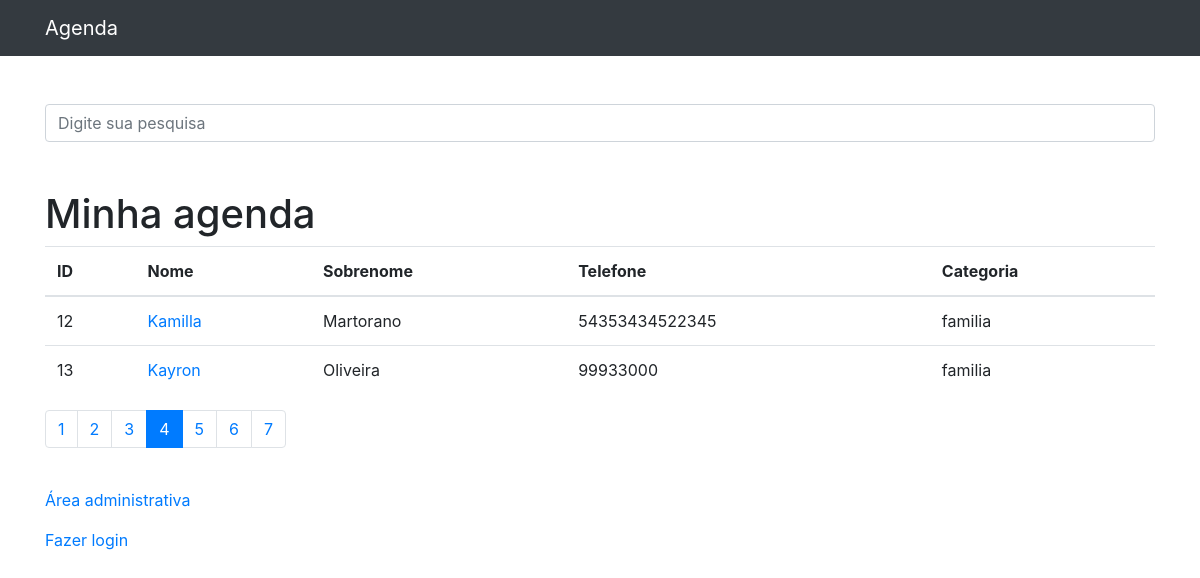
Screenshot of /?p=4& with the database file from the repository.
### contatos/models.py (models this page shows)
class Contato(models.Model):
    nome = models.CharField(max_length=255)
    sobrenome = models.CharField(max_length=255, blank=True)
    telefone = models.CharField(max_length=255)
    email = models.CharField(max_length=255,blank=True)
    data_criacao = models.DateTimeField(default=timezone.now())
    descricao = models.CharField(max_length=255,blank=True)
    categoria = models.ForeignKey(Categoria, on_delete=models.DO_NOTHING)
    mostrar = models.BooleanField(default=True)
    foto = models.ImageField(blank=True, upload_to='fotos/%Y/%m/%d')

class Categoria(models.Model):
    nome = models.CharField(max_length=255)
    def __str__(self):
        return self.nome

### contatos/views.py (the view)
# urls.py: path('', views.index, name='index'),
def index(request):
    contatos = Contato.objects.order_by('nome').filter(
        mostrar=True
    )
    paginator = Paginator(contatos,2)
    page = request.GET.get('p')
    contatos = paginator.get_page(page)
    return render(request,'contatos/index.html',{
        'contatos': contatos
    })

### contatos/templates/contatos/index.html
{% extends 'base.html'%}
{%block 'conteudo'%}
<h1 class="mt-5">Minha agenda</h1>
<table class="table">
  <thead>
    <tr>
      <th>ID</th>
      <th>Nome</th>
      <th>Sobrenome</th>
      <th>Telefone</th>
      <th>Categoria</th>
    </tr>
  </thead>
  <tbody>
    {% for contato in contatos %}
    <tr>
      <td>{{ contato.id }}</td>
      <td>
        <a href="{% url 'ver_contato' contato.id %}"> {{ contato.nome }}</a>
      </td>
      <td>{{ contato.sobrenome }}</td>
      <td>{{ contato.telefone }}</td>
      <td>{{ contato.categoria }}</td>
    </tr>
    {% endfor %}
  </tbody>
</table>
<nav aria-label="Page navigation example">
  <ul class="pagination">
    {% for pagina in contatos.paginator.page_range %}
      {% if contatos.number == pagina %}
        <li class="page-item active"><a class="page-link" href="?p={{ pagina }}&{{ request.GET.termo }}">{{ pagina }}</a></li>
      {% else %}
        <li class="page-item"><a class="page-link" href="?p={{ pagina }}&{{ request.GET.termo }}">{{ pagina }}</a></li>
      {%endif%}
    {%endfor%}
  </ul>
</nav>
<br>
<p>
  <a href="http://127.0.0.1:8000/admin/">Área administrativa</a>
</p>
<p>
  <a href="{% url 'login' %}">Fazer login</a>
</p>
{%endblock%}

### rows the page displays
Contato: id "12", nome "Kamilla", sobrenome "Martorano", telefone "54353434522345", categoria "familia"
Contato: id "13", nome "Kayron", sobrenome "Oliveira", telefone "99933000", categoria "familia"

### other values shown
{{ pagina }} "1" "2" "3" "5" "6" "7"
{{ pagina }} "4"
